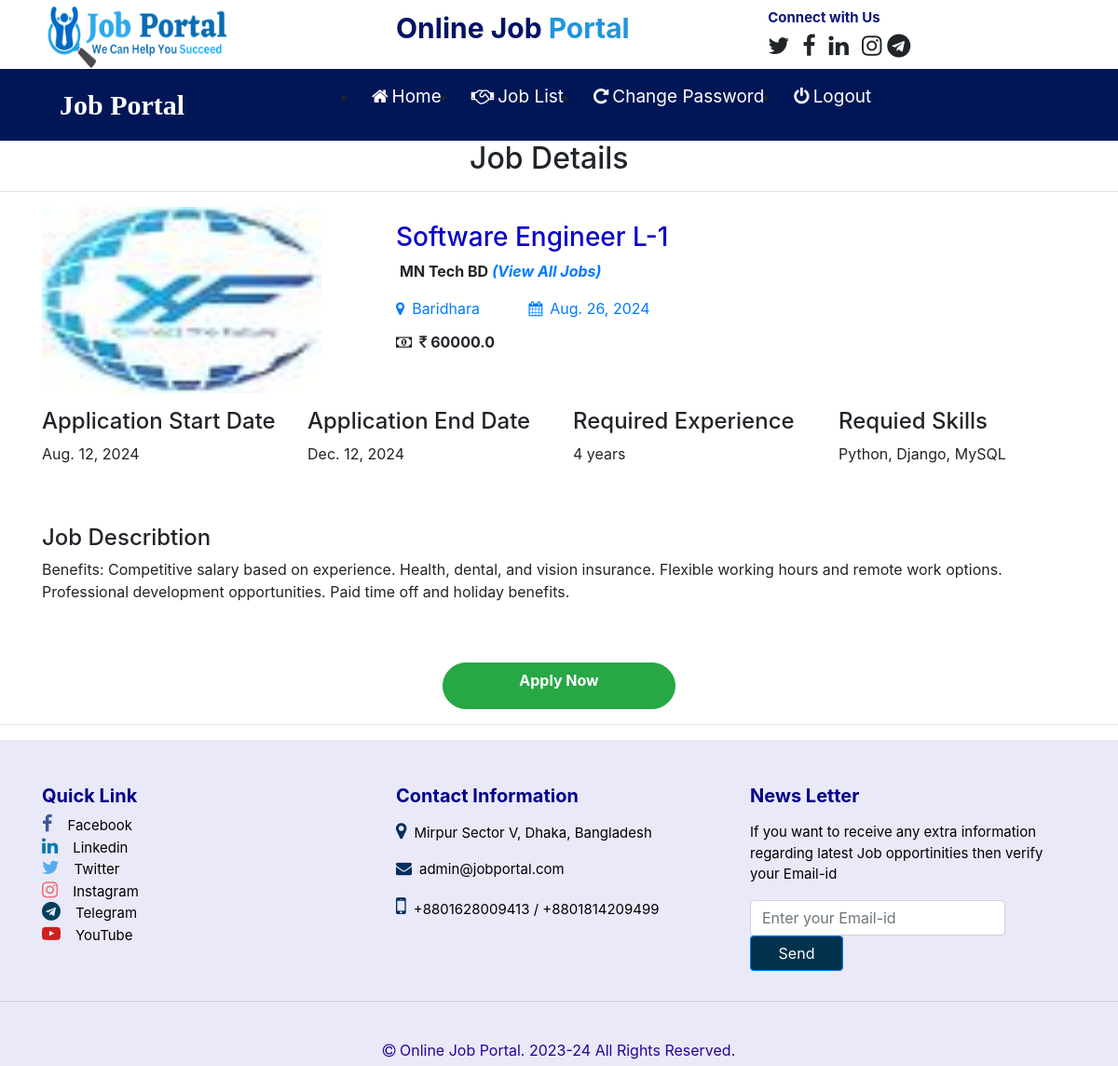
The page /job_detail/16 on the database its author committed.
### job/models.py (models this page shows, shortened)
class Job(models.Model):
    recruiter = models.ForeignKey(Recruiter, on_delete=models.CASCADE)
    start_date = models.DateField()
    end_date = models.DateField()
    tittle = models.CharField(max_length=100)
    salary = models.FloatField(max_length=50)
    image = models.FileField()
    description = models.CharField(max_length=500)
    experience = models.CharField(max_length=50)
    location = models.CharField(max_length=100)
    skills = models.CharField(max_length=100)
    creationdate = models.DateField()

class Recruiter(models.Model):
    user = models.ForeignKey(User, on_delete=models.CASCADE)
    mobile = models.CharField(max_length=15,null=True)
    image = models.FileField(null=True)
    gender = models.CharField(max_length=10,null=True)
    company = models.CharField(max_length=100,null=True)
    type = models.CharField(max_length=15,null=True)
    status = models.CharField(max_length=15,null=True)

### job/views.py (the view)
# urls.py: path('job_detail/<int:pid>', job_detail, name="job_detail"),
def job_detail(request,pid):
    job = Job.objects.get(id = pid)
    d = {'job':job}
    return render(request, 'job_detail.html',d)

### job/templates/job_detail.html (shortened to what this page needs)
{% load static %}
{% block body %}
{% include 'user_navigation.html' %}
<h2 style="padding-left: 42%;">Job Details</h2>
<hr>
<div class="container">
<div class="row">
    <div class="col-md-4">
        <img src="{{job.image.url}}" style="width: 300px; height:200px">
    </div>
    <div class="col-md-6 mt-3">
        <h3 style="color: rgb(12, 2, 201);">{{job.tittle}}</h3>
        <p>
            <b>{{job.recruiter.company}} <em><a href="{%  url 'user_latestjobs' %}">(View All Jobs)</a></p></em></b>
        <a href="#" class="mr-5"><i class="fa fa-map-marker mr-2"></i>{{job.location}}</a>
        <a href="#"><i class="fa fa-calendar mr-2"></i>{{job.creationdate}}</a>
        <br>
        <strong><i class="fa fa-money mr-2 mt-3"></i><i class="fa fa-inr mr-1 mt-3"></i>{{job.salary}}</strong>
    </div>
</div>
<div class="row mt-3">
    <div class="col-md-3">
        <h4>Application Start Date</h4>
        <p>{{job.start_date}}</p>
    </div>
    <div class="col-md-3">
        <h4>Application End Date</h4>
        <p>{{job.end_date}}</p>
    </div>
    <div class="col-md-3">
        <h4>Required Experience</h4>
        <p>{{job.experience}}</p>
    </div>
    <div class="col-md-3">
        <h4>Requied Skills</h4>
        <p>{{job.skills}}</p>
    </div>
    <div class="col-md-12 mt-5">
        <h4>Job Describtion</h4>
        <p>{{job.description}}</p>
    </div>
</div>
</div>
<div class="text-center">
    <div class="mt-5">
        <a href="{% url 'applyforjob' job.id %}" class="btn btn-success" style="width:250px; height:50px; border-radius:50px; font-weight:bold">Apply Now</a>
    </div>
</div>
{% include 'footer.html' %}
{% endblock %}

### job/templates/user_navigation.html (shortened to what this page needs)
<html>
  <head>
    {% load static %}
    <link
      rel="stylesheet"
      href="https://cdn.jsdelivr.net/npm/bootstrap@4.6.2/dist/css/bootstrap.min.css"
    />
    <link
      rel="stylesheet"
      href="https://cdnjs.cloudflare.com/ajax/libs/font-awesome/4.7.0/css/font-awesome.min.css"
    />
   <link rel="stylesheet" href="https://cdn.datatables.net/1.13.3/css/jquery.dataTables.min.css">
   <link rel="stylesheet" href="https://cdn.datatables.net/buttons/2.3.5/css/buttons.dataTables.min.css">
  </head>
  <body>
    <div class="container">
      <div class="row">
        <div class="col-sm-4 mt-1">
          <img
            src="{% static 'images/Mainlogo.png' %}"
            style="width: 200px; height: 70px"
          />
        </div>
        <div class="col-sm-4 mt-2">
          <span style="font-weight: bold; font-size: 30px">
            <span style="color: rgb(1, 18, 100)">Online Job</span>
            <span style="color: rgb(34, 148, 218)">Portal</span>
          </span>
        </div>
        <div class="col-sm-4 mt-2" style="padding-left: 3%">
          <span style="font-weight: bold; font-size: 25px">
            <span style="color: rgb(11, 22, 120); font-size: 15px"
              >Connect with Us</span
            ><br />
            <span><i class="fa fa-twitter"></i></span>
            <span><i class="fa fa-facebook pl-2"></i></span>
            <span><i class="fa fa-linkedin pl-2"></i></span>
            <span><i class="fa fa-instagram pl-2"></i></span>
            <span><i class="fa fa-telegram"></i></span>
          </span>
        </div>
      </div>
    </div>
    <nav class="navbar navbar-expam-sm" style="background-color: #011656">
      <a
        href=""
        class="navbar-brand text-white pl-5 font-weight-bold"
        style="font-family: 'monotype corsiva'; font-size: 30px"
        >Job Portal</a>
      <ul class="nav-bar">
        <li class="nav-item">
          <a class="nav-link" href="{% url 'user_dashboard' %}"><i class="fa fa-home mr-1"></i>Home</a>
        </li>
        <li class="nav-item">
          <a class="nav-link" href="{% url 'user_latestjobs' %}"><i class="fa fa-handshake-o mr-1"></i>Job List</a>
        </li>
        <li class="nav-item">
          <a class="nav-link" href="{% url 'change_userpwd' %}"><i class="fa fa-rotate-right mr-1"></i>Change Password</a>
        </li>
        <li class="nav-item">
          <a class="nav-link" href="{% url 'Logout' %}"><i class="fa fa-power-off mr-1"></i>Logout</a>
        </li>
      </ul>
      <a
        href=""
        class="navbar-brand text-white pl-5 font-weight-bold"
        style="font-family: 'serif'; font-size: 20px"
        >{{request.user.first_name}} {{request.user.last_name}}</a>
    </nav>
  </body>
</html>

### job/templates/footer.html (shortened to what this page needs)
{% load static %}
<hr>
<div class="mt-3" style="background-color:rgb(234, 233, 248); width:100%; height: 350px">
    <div class="container">
        <div class="row">
            <div class="col-md-4 mt-5">
                <h5 style="color:rgb(2, 2, 138); font-weight:bold">Quick Link</h5>
                <a href="https://www.facebook.com/" target="_blank" style="color:rgb(0, 0, 0); font-size: 15px"><i class="fa fa-facebook mr-3" style="color:#3b5998; font-size:20px"></i>Facebook</a><br>
                <a href="https://www.linkedin.com/login" target="_blank" style="color:rgb(0, 0, 0); font-size: 15px"><i class="fa fa-linkedin mr-3" style="color:#0077b5; font-size:20px"></i>Linkedin</a><br>
                <a href="https://twitter.com/i/flow/login?input_flow_data=%7B%22requested_variant%22%3A%22eyJsYW5nIjoiZW4ifQ%3D%3D%22%7D" target="_blank" style="color:rgb(0, 0, 0); font-size: 15px"><i class="fa fa-twitter mr-3" style="color:#55acee; font-size:20px"></i>Twitter</a><br>
                <a href="https://www.instagram.com/accounts/login/" target="_blank" style="color:rgb(0, 0, 0); font-size: 15px"><i class="fa fa-instagram mr-3" style="color:#ed6e6e; font-size:20px"></i>Instagram</a><br>
                <a href="https://web.telegram.org/k/" target="_blank" style="color:rgb(0, 0, 0); font-size: 15px"><i class="fa fa-telegram mr-3" style="color:#00405d; font-size:20px"></i>Telegram</a><br>
                <a href="https://www.youtube.com/" target="_blank" style="color:rgb(0, 0, 0); font-size: 15px"><i class="fa fa-youtube-play mr-3" style="color:#cd201f; font-size:20px"></i>YouTube</a><br>
            </div>
            <div class="col-md-4 mt-5">
                <h5 style="color:rgb(2, 2, 138); font-weight:bold">Contact Information</h5>
                <p class="mt-3" style="color:rgb(0, 0, 0); font-size: 15px"><i class="fa fa-map-marker mr-2" style="color:rgb(1, 46, 91); font-size:20px"></i>Mirpur Sector V, Dhaka, Bangladesh</p>
                <p style="color:rgb(0, 0, 0); font-size: 15px; cursor:pointer"><i class="fa fa-envelope mr-2" style="color:rgb(1, 46, 91); font-size:17px"></i>admin@jobportal.com</p>
                <p style="color:rgb(0, 0, 0); font-size: 15px"><i class="fa fa-mobile mr-2" style="color:rgb(1, 46, 91); font-size:25px"></i>+8801628009413 / +8801814209499</p>
            </div>
            <div class="col-md-4 mt-5">
                <h5 style="color:rgb(2, 2, 138); font-weight:bold">News Letter</h5>
                <p class="mt-3" style="color:black; font-size: 15px">If you want to receive any extra information regarding latest Job opportinities then verify your Email-id</p>
                <form action="" method="post" class="form-inline">
                       <input type="email" name="emailid" placeholder="Enter your Email-id" required class="form-control mr-2">
                       <input type="submit" value="Send" class="btn btn-primary" style="width:100px; background-color:#01334e; color:white">
                </form>
            </div>
        </div>
    </div>
    <hr><br>
    <p style="text-align: center; color:#270492"><i class="fa fa-copyright"></i> Online Job Portal. 2023-24 All Rights Reserved.</p>
</div>

### job/templates/user_navigation.html (style rules this page uses)
.nav-bar { display: flex; padding: 0% 7%; }
.nav-link { color: white; font-size: 19px; transition: 0.2s; }

### rows shown on the page
Job: image (picture), tittle "Software Engineer L-1", recruiter.company "MN Tech BD", location "Baridhara", creationdate "Aug. 26, 2024", salary "60000.0", start_date "Aug. 12, 2024", end_date "Dec. 12, 2024", experience "4 years", skills "Python, Django, MySQL", description "Benefits: Competitive salary based on experience. Health, dental, and vision insurance. Flexible working hours and remote work options. Professional development opportunities. Paid time off and holiday benefits."
